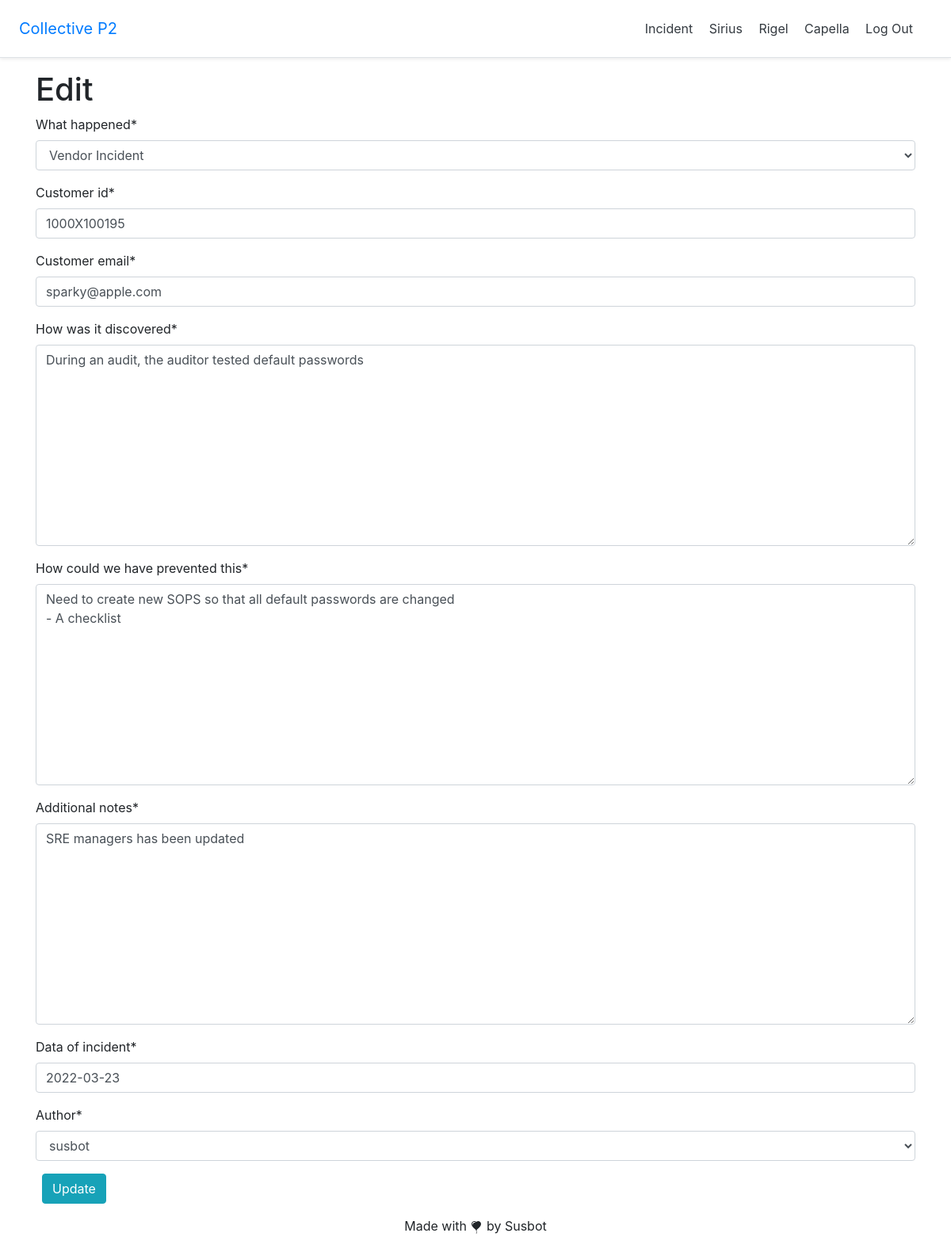
Screenshot of /incidents/2/edit/ (signed in) with the database file from the repository.
### incidents/models.py (models this page shows, shortened)
class Incident(models.Model):
    what_happened = models.CharField(max_length=40, choices=incident_type)
    customer_id = models.CharField(max_length=15)
    customer_email = models.EmailField()
    when_did_it_happen = models.DateField(auto_now_add=True, editable=False)
    how_was_it_discovered = models.TextField()
    how_could_we_have_prevented_this = models.TextField()
    additional_notes = models.TextField()
    data_of_incident = models.DateField(auto_now=False)
    author = models.ForeignKey(
        get_user_model(),
        on_delete=models.CASCADE
    )

### incidents/views.py (the view)
# urls.py: path('<int:pk>/edit/', HomeUpdateView.as_view(), name='incidents/incident_edit'),
class HomeUpdateView(LoginRequiredMixin, UserPassesTestMixin, UpdateView):
    model = Incident
    template_name = 'incidents/incident_edit.html'
    fields = ['what_happened', 'customer_id', 'customer_email','how_was_it_discovered',
              'how_could_we_have_prevented_this', 'additional_notes', 'data_of_incident', 'author']
    def test_func(self):
        obj = self.get_object()
        return obj.author == self.request.user

### templates/incidents/incident_edit.html (shortened to what this page needs)
{% extends 'base.html' %}
{% load crispy_forms_tags %}
{% block content %}
    <h1>Edit</h1>
    <form action="" method="post">
        {{ form|crispy }}
        <button class="btn btn-info ml-2" type="submit">Update</button>
    </form>
{% endblock content %}

### rows the page displays
Incident: what_happened "Vendor Incident", customer_id "1000X100195", customer_email "sparky@apple.com", how_was_it_discovered "During an audit, the auditor tested default passwords", how_could_we_have_prevented_this "Need to create new SOPS so that all default passwords are changed - A checklist", additional_notes "SRE managers has been updated", data_of_incident "2022-03-23", author "susbot"
